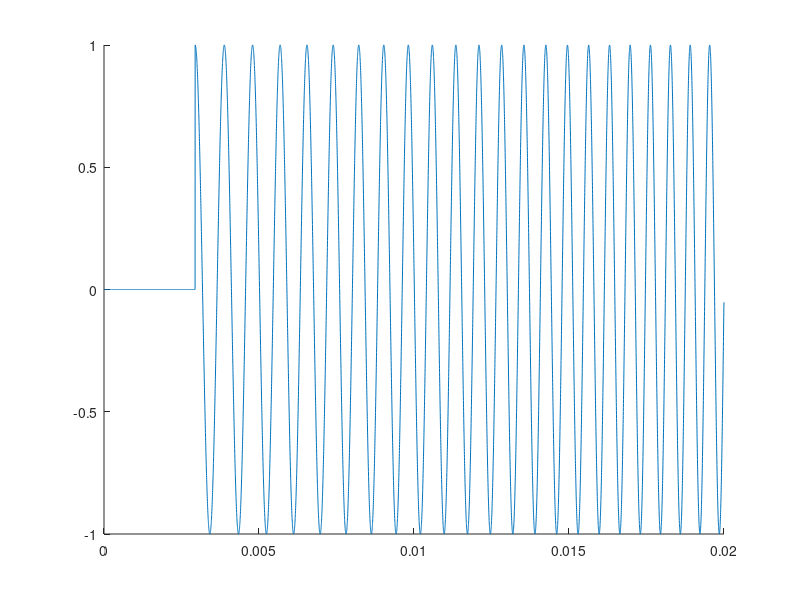

MATLAB code to generate this figure: (Note: this script raises an error after producing the figure.)
p0 = 1;
r = 1;
cal_time = 0.18;
dt = cal_time / 90000;
t = 0 : dt : cal_time;
freq_start = 1000;
freq_add = 3000;
c = 340;
pai = 3.1415;

freq = freq_start + freq_add*t/0.18;
omega = freq * 2 * pai;
hasu = 2 * pai * freq / c;
j = sqrt(-1);
xL = 0.5;
x = 0 : 0.001 : 2;

p = p0.*(1 + exp(j .* 2 .* hasu .* xL)) .* exp(-1 * j .* omega .* t - pai/2);


% px = p0.*(exp(j .* hasu .* x)) .* exp(-1 * j .* omega .* t - pai/2);

% pt = p0.*(exp(j .* hasu .* x)) .* exp(-1 * j .* omega .* t - pai/2  - (0.6/340));
pr = zeros(1, 90000);
pi = zeros(1, 90000);
po = zeros(1, 90000);

x = 2*xL;
for i = 1 : 90000
    if i * dt >= 2 * xL/340
%         pr(i) = p0.*(exp(j .* hasu(i) .* x)) .* exp(-1 * j .* omega(i) .* t(i) - pai/2  - (2 * xL/340));
        pr(i) = p0.*(exp(j .* hasu(i) * 2.* xL)) .* exp(-1* j .* omega(i) .* t(i)- j*(2 * xL/340));
    else
        pr(i) = 0;
    end
end

x = 0;
for i = 1 : 90000
    if i * dt >= 0
        pi(i) = p0.*(exp(j .* hasu(i) .* x)) .* exp(-1 * j .* omega(i) .* t(i));
    else
        pi(i) = 0;
    end
end

pr  = pr';
pi = pi';
po = pi + pr;

%px = p0.*(exp(j .* hasu .* x)) ;
%p = p0.*(1 + exp(j .* 2 .* hasu .* xL)) ;
p = p';

f2 = figure;
figure(f2);

% plot(t(1 : 0.18/dt), po(1 : 0.18/dt)); 
hold on
plot(t(1 : 0.02/dt), pr(1 : 0.02/dt));
plot(t(1 : 0.02/dt), p_keisoku_in(1 : 0.02/dt)); 
hold off
dlmwrite('riron0500.csv', po, 'precision', '%.10f', 'delimiter', ',')
dlmwrite('rironnoload.csv', pi, 'precision', '%.10f', 'delimiter', ',')
